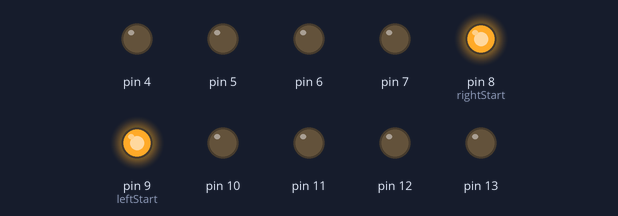
Simulated run of this sketch. Board: Arduino Uno, built with avr-gcc and run on an emulated ATmega328P. On the bench: output pins drawn as LEDs (lit = HIGH).

Above: at 0.02 s.
At 0.32 s:
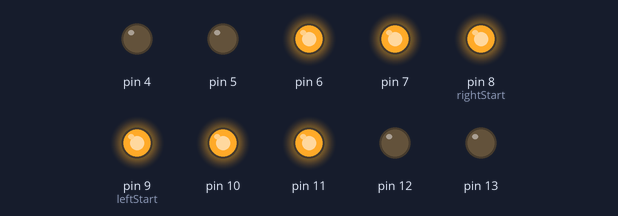
At 0.72 s:
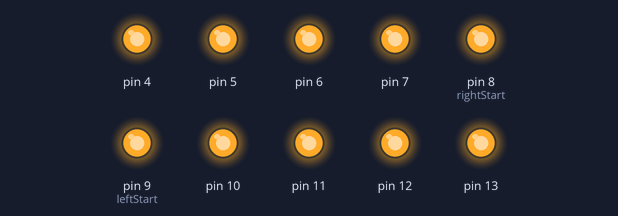
At 1.47 s:
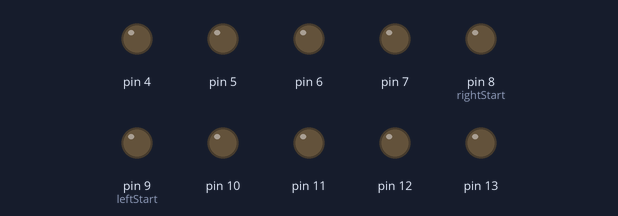
At 2.17 s:
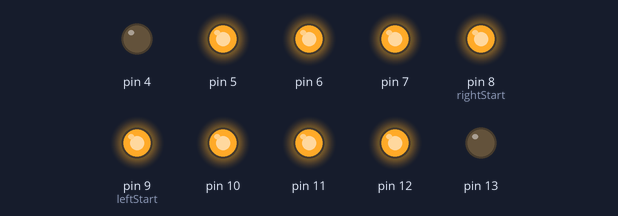
At 2.87 s:
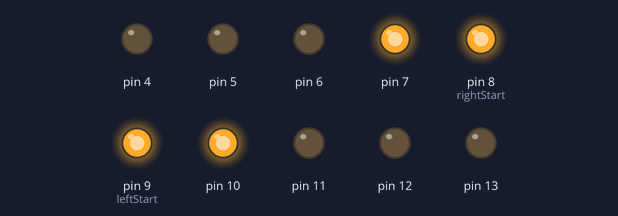
Timing chart, 0 to 3.2 s (numbered marks = the images above):
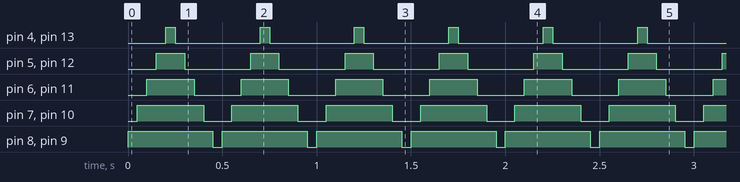

Measured:
- by itself, pin 4, pin 13: alternates HIGH for 0.05 s and LOW for 0.45 s
- by itself, pin 5, pin 12: alternates HIGH for 0.15 s and LOW for 0.35 s
- by itself, pin 6, pin 11: alternates HIGH for 0.25 s and LOW for 0.25 s
- by itself, pin 7, pin 10: alternates HIGH for 0.35 s and LOW for 0.15 s
- by itself, pin 8 (rightStart), pin 9 (leftStart): alternates HIGH for 0.45 s and LOW for 0.05 s

The sketch:

MiddleToTop.ino
```cpp
void setup() {
  int indexPIN = 0;

  for(indexPIN = 4; indexPIN <= 13; indexPIN++){
    pinMode(indexPIN, OUTPUT);
  }
}

void loop() {
  int leftStart = 9;
  int rightStart = 8;

  int index = 0;
  for(index = 0; index <= 4; index++){

    digitalWrite(leftStart + index, HIGH);
    digitalWrite(rightStart - index, HIGH);
    delay(50);
    digitalWrite(leftStart + index, HIGH);
    digitalWrite(rightStart - index, HIGH);
  }

  for(index = 4; index >= 0; index--){

    digitalWrite(leftStart + index, LOW);
    digitalWrite(rightStart - index, LOW);
    delay(50);
    digitalWrite(leftStart + index, LOW);
    digitalWrite(rightStart - index, LOW);
  }

}
```
